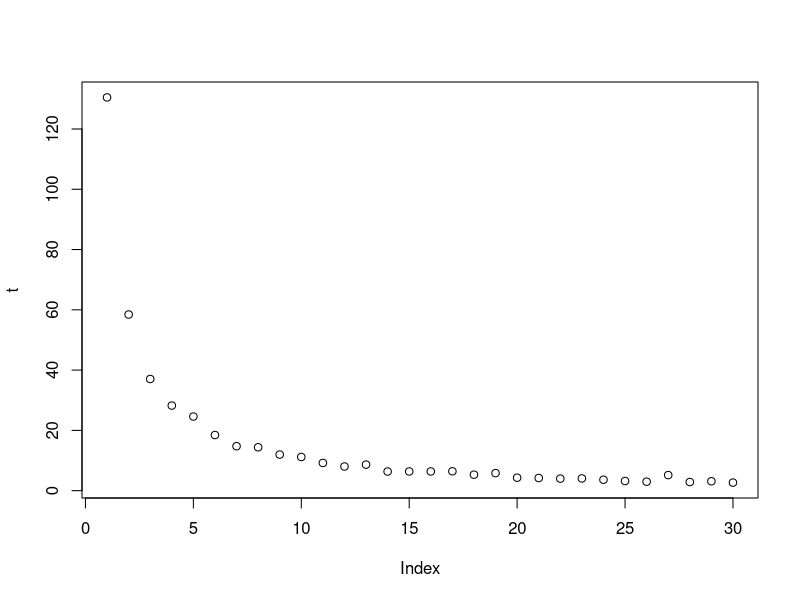

Generate this figure with R:
library(ggplot2)

t <- NULL


for (i in 1:30) {


k <- kmeans(iris[,1:2], i)
df <- data.frame(iris[,1:2], k$cluster)
ggplot(df, aes(x = Sepal.Length, y = Sepal.Width, color = as.factor(k.cluster))) + geom_point() 


##elbow method

ir <- data.frame(iris[,1:2], cluster = k$cluster)
irc <- data.frame(k$centers, cluster = rownames(k$centers))
irr <- merge(ir, irc, by = "cluster")

t[i] <- sum(((irr$Sepal.Length.x-irr$Sepal.Length.y)^2)+((irr$Sepal.Width.x-irr$Sepal.Width.y)^2))

}


plot(t)